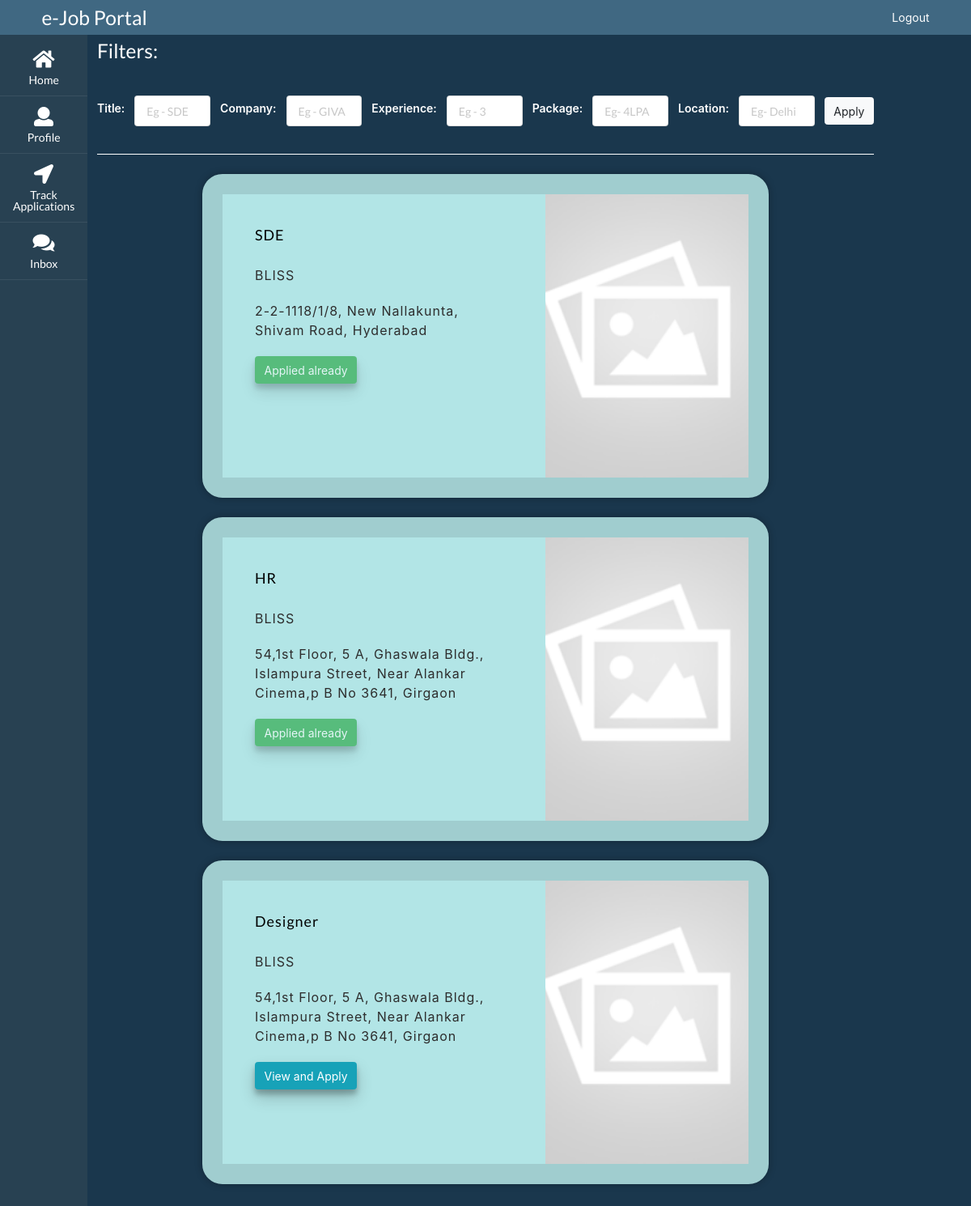
Screenshot of /employee/home/ (signed in) with the database file from the repository.
### employer/models.py (models this page shows)
class Job(models.Model):
  id = models.BigAutoField(primary_key=True)
  employer_id = models.ForeignKey(Employer, to_field='id', on_delete=models.CASCADE)
  title = models.CharField(max_length=150, null=False, blank=False)
  logo = models.ImageField(upload_to='', blank=True)
  company_name = models.CharField(max_length=300, null=False, blank=False)
  location = models.CharField(max_length=150, null=False, blank=False)
  about = models.CharField(max_length=3000, null=False, blank=False)
  qualifications = models.CharField(max_length=3000, blank=True)
  responsibility = models.CharField(max_length=3000, blank=True)
  experience = models.IntegerField(blank=True, null=True, default = 0)
  job_type = models.CharField(max_length=50, blank=True, choices=jobType)
  package = models.CharField(max_length=150, blank=True)
  skills = models.CharField(max_length=350, blank=True)
  status = models.CharField(max_length=50, default="pending", null=False, blank=False)

### employee/views.py (the view, shortened to what this page needs)
# urls.py: path('home/', employeeHome_view, name='employeeHome_view'),
@login_required
def employeeHome_view(request):
  if request.user.role == 'EMPLOYEE':
    jobs = Job.objects.all()
    employee = Employee.objects.filter(user=request.user).first()
    confirm = False
    confirmError = ''
    form_data = {}
    appliedJobsObj = JobApplications.objects.filter(employee_id=employee.id)
    appliedJobs = list(appliedJobsObj.values_list('job_id', flat=True))
    context = {
      'jobs': jobs,
      'appliedJobs': appliedJobs,
      'confirm': confirm,
      'confirmError': confirmError,
      'formData': form_data
    }
    return render(request, 'home.html', context)

### employee/templates/home.html (shortened to what this page needs)
{% extends "base.html" %}
{% block content %}
<div class="page">
  <div class="page-box">
    <h3>Filters:</h3>
    <div>
      <form action="" method="POST" id="empFilterForm" class="ui form empFilter" enctype='multipart/form-data'>
        <label for="title">Title:</label>
        <input type="text" placeholder="Eg - SDE" name="title" id="title" value="{{formData.title}}">
        <label for="company">Company:</label>
        <input type="text" placeholder="Eg - GIVA" name="company" id="company" value="{{formData.company}}">
        <label for="name">Experience:</label>
        <input type="number" placeholder="Eg - 3" name="experience" id="experience" value="{{formData.experience}}">
        <label for="name">Package:</label>
        <input type="text" placeholder="Eg- 4LPA" name="package" id="package" value="{{formData.package}}">
        <label for="name">Location:</label>
        <input type="text" placeholder="Eg- Delhi" name="location" id="location" value="{{formData.location}}">
        <div class="actions">
          <button type='submit' class="btn btn-light">Apply</button>
        </div>
      </form>
    </div>
    {% for j in jobs %}
      {% if j.status == 'approved' %}
        <div class="empcard ">
          <div class="empcard-description">
            <h2 class="empcard-description-title">{{j.title}}</h2>
            <span class="empcard-description-subtitle">{{j.company_name}}</span>
            <span class="empcard-description-subtitle">{{j.location}}</span>
            <div class="empcard-btn-box">
              {% if j.id in appliedJobs %}
                <button class="empcard-btn btn btn-success disabled">Applied already</button>
              {% else %}
                <button class="empcard-btn btn btn-info" onclick="viewEmp('mymodal{{forloop.counter0}}')">View and Apply</button>
              {% endif %}
            </div>
          </div>
          <div class="emp-card-img">
            {% if j.logo %}
              <img class="empcard-image" src={{j.logo.url}}>
            {% else %}
              <img class="empcard-image" src="/media/empty-img.png">
            {% endif %}
          </div>
        </div>
      {% endif %}
    {% endfor %}
  </div>
</div>
{% endblock %}

### static/style.css (style rules this page uses)
body { height: auto !important; }
.page { background: #1A374D; height: 100%; width: 100%; color: white; min-height: 100vh; }
.page-box { padding: 4vw 10vw; width: 100%; }
.empcard { display: flex; align-items: center; justify-content: space-between; width: 700px; height: 400px; position: relative; color: #2d2d2d; background-color: #b2e5e6; letter-spacing: 1px; border: 25px solid #a0cdcf; border-radius: 25px; overflow: hidden; box-shadow: 0 0 10px rgba(0, 0, 0, 0.3); margin: 0 auto; margin-bottom: 2vw; }
.empcard .empcard-description { display: flex; flex-direction: column; gap: 20px; padding: 40px; width: 100%; height: 100%; }
.empcard .empcard-description .empcard-description-title { color: black; font-size: 18px; }
.empcard .empcard-description .empcard-description-subtitle { display: block; font-size: 16px; }
.emp-card-img { width: 450px; height: 100%; }
.empcard-image { height: 100% !important; width: 100% !important; object-fit: cover !important; }
.empcard-btn-box { display: flex; gap: 20px; align-items: center; }
.empcard-btn { box-shadow: 0 10px 20px rgba(0,0,0,0.19), 0 6px 6px rgba(0,0,0,0.23); }
.empFilter { display: flex; gap: 1vw; margin-bottom: 2vw; border-bottom: 1px solid white; padding: 2vw 0; align-items: center; }
#empFilterForm input { width: 20% !important; }
.form button { margin-top: 1vw !important; margin-bottom: 1vw !important; }
.form label { font-weight: 600 !important; }

### rows the page displays
Job: title "SDE", company_name "BLISS", location "2-2-1118/1/8, New Nallakunta, Shivam Road, Hyderabad", shows "Applied already"
Job: title "HR", company_name "BLISS", location "54,1st Floor, 5 A, Ghaswala Bldg., Islampura Street, Near Alankar Cinema,p B No 3641, Girgaon", shows "Applied already"
Job: title "Designer", company_name "BLISS", location "54,1st Floor, 5 A, Ghaswala Bldg., Islampura Street, Near Alankar Cinema,p B No 3641, Girgaon"
